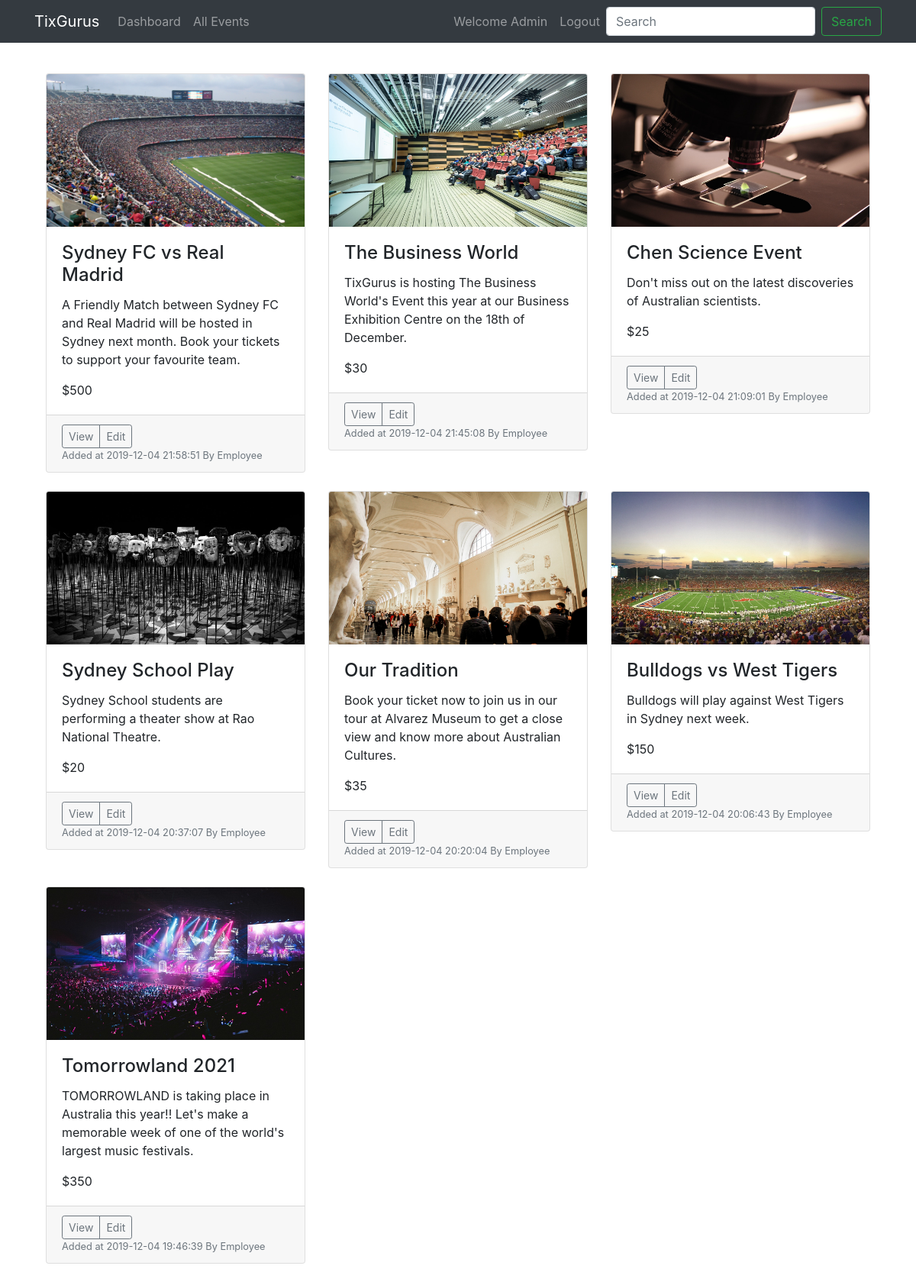
The page /tixgurus/events/index (signed in) on the database its author committed.
### tables this page shows
CREATE TABLE `events` (
  `event_id` int(11) NOT NULL AUTO_INCREMENT,
  `event_title` varchar(100) NOT NULL,
  `event_description` varchar(10000) DEFAULT NULL,
  `event_location` varchar(100) NOT NULL,
  `event_picture` varchar(3000) DEFAULT NULL,
  `event_category` varchar(200) NOT NULL,
  `event_capacity` int(11) NOT NULL,
  `event_date` datetime NOT NULL,
  `supplier_id` int(11) DEFAULT NULL,
  `member_id` int(11) DEFAULT NULL,
  `event_added_at` datetime NOT NULL DEFAULT CURRENT_TIMESTAMP,
  `supplier_name` varchar(255) NOT NULL,
  `event_price` int(255) NOT NULL,
  `seat_map` varchar(255) DEFAULT NULL,
  PRIMARY KEY (`event_id`),
  KEY `supplier_id` (`supplier_id`),
  CONSTRAINT `events_ibfk_1` FOREIGN KEY (`supplier_id`) REFERENCES `suppliers` (`supplier_id`)
);

CREATE TABLE `members` (
  `member_id` int(11) NOT NULL AUTO_INCREMENT,
  `member_name` varchar(50) DEFAULT NULL,
  `member_email` varchar(50) DEFAULT NULL,
  `member_phone` varchar(40) DEFAULT NULL,
  `registration_date` datetime DEFAULT CURRENT_TIMESTAMP,
  `member_dob` date NOT NULL,
  `member_password` varchar(255) NOT NULL,
  `member_type` varchar(255) NOT NULL DEFAULT 'member',
  PRIMARY KEY (`member_id`)
);

### tixgurus/app/controllers/Events.php (called while the page is built, shortened)
<?php
class Events extends Controller {
  public function __construct(){
    $this->eventModel = $this->model('Event');
  }
  public function index(){
    $events = $this->eventModel->getEvents();
    $img = "../img/";
    $data = [
      'events' => $events,
      'img' => $img
    ];
    $this->view('events/index', $data);
  }
}

### tixgurus/app/libraries/Core.php (called while the page is built, shortened)
<?php
  class Core {
    protected $currentMethod = 'index';
    public function __construct(){
      $url = $this->getUrl();
      if(file_exists('../app/controllers/' . ucwords($url[0]). '.php')){
        unset($url[0]);
      }
      $this->currentController = new $this->currentController;
      if(isset($url[1])){
        if(method_exists($this->currentController, $url[1])){
          $this->currentMethod = $url[1];
          unset($url[1]);
        }
      }
      $this->params = $url ? array_values($url) : [];
      call_user_func_array([$this->currentController, $this->currentMethod], $this->params);
    }
    public function getUrl(){
      if(isset($_GET['url'])){
        $url = rtrim($_GET['url'], '/');
        $url = filter_var($url, FILTER_SANITIZE_URL);
        $url = explode('/', $url);
        return $url;
      }
    }
  }

### tixgurus/public/index.php (called while the page is built, shortened)
<?php
  $init = new Core;

### tixgurus/app/libraries/Database.php (called while the page is built, shortened)
<?php
  class Database {
    private $host = DB_HOST;
    private $user = DB_USER;
    private $pass = DB_PASS;
    private $dbname = DB_NAME;
    private $dbh;
    private $stmt;
    public function __construct(){
      $dsn = 'mysql:host=' . $this->host . ';dbname=' . $this->dbname;
      $options = array(
        PDO::ATTR_PERSISTENT => true,
        PDO::ATTR_ERRMODE => PDO::ERRMODE_EXCEPTION
      );
      try{
        $this->dbh = new PDO($dsn, $this->user, $this->pass, $options);
      } catch(PDOException $e){
        $this->error = $e->getMessage();
        echo $this->error;
      }
    }
    public function query($sql){
      $this->stmt = $this->dbh->prepare($sql);
    }
    public function execute(){
      return $this->stmt->execute();
    }
    public function resultSet(){
      $this->execute();
      return $this->stmt->fetchAll(PDO::FETCH_OBJ);
    }
  }

### tixgurus/app/models/Event.php (called while the page is built, shortened)
<?php
class Event{
  private $db;
  public function __construct(){
    $this->db = new Database;
  }
  public function getEvents(){
    $this->db->query('SELECT *,
                      events.event_id as eventId,
                      members.member_id as memberId
                      FROM events
                      INNER JOIN members
                      ON events.member_id = members.member_id
                      ORDER BY events.event_added_at DESC');
    $results = $this->db->resultSet();
    return $results;
      }
}

### tixgurus/app/views/events/index.php (the view, shortened to what this page needs)
<?php require APPROOT . '/views/inc/header.php'; ?>
<div class="container mt-3">
    <div class="row">
        <?php foreach ( $data[ 'events' ] as $event ) : ?>
        <div class="col-md-4 mt-4">
            <div class="card">
              <img class="card-img-top"  src='<?php echo $data['img'] .$event->event_picture   ;?> ' width="285" height="200">
                <div class="card-body">
                    <h4 class="card-title"><?php echo $event->event_title; ?></h4>
                    <p class="card-text"><?php echo $event->event_description; ?></p>
                    <p class="card-text">$<?php echo $event->event_price; ?></p>
                </div>
              <div class="card-footer">
                    <div class="btn-group">
                      <a type="button" href="<?php echo URLROOT ; ?>/events/show/<?php echo $event->eventId ;?>" class="btn btn-sm btn-outline-secondary">View</a> <a type="button" href="<?php echo URLROOT ; ?>/events/edit_event/<?php echo $event->eventId ;?>" class="btn btn-sm btn-outline-secondary">Edit</a>
                    </div>
                <small class="text-muted d-block">Added at <?php echo $event->event_added_at; ?> By <?php echo $event->member_name;?> </small>
              </div>
            </div>
        </div>
        <?php endforeach; ?>
    </div>
    <br>
</div>
<?php require APPROOT . '/views/inc/footer_eh.php'; ?>

### rows shown on the page
events: event_picture (picture), event_title "Sydney FC vs Real Madrid", event_description "A Friendly Match between Sydney FC and Real Madrid will be hosted in Sydney next month. Book your tickets to support your favourite team.", event_price "500", event_added_at "2019-12-04 21:58:51", member.member_name "Employee"
events: event_picture (picture), event_title "The Business World", event_description "TixGurus is hosting The Business World's Event this year at our Business Exhibition Centre on the 18th of December.", event_price "30", event_added_at "2019-12-04 21:45:08", member.member_name "Employee"
events: event_picture (picture), event_title "Chen Science Event", event_description "Don't miss out on the latest discoveries of Australian scientists.", event_price "25", event_added_at "2019-12-04 21:09:01", member.member_name "Employee"
events: event_picture (picture), event_title "Sydney School Play", event_description "Sydney School students are performing a theater show at Rao National Theatre.", event_price "20", event_added_at "2019-12-04 20:37:07", member.member_name "Employee"
events: event_picture (picture), event_title "Our Tradition", event_description "Book your ticket now to join us in our tour at Alvarez Museum to get a close view and know more about Australian Cultures.", event_price "35", event_added_at "2019-12-04 20:20:04", member.member_name "Employee"
events: event_picture (picture), event_title "Bulldogs vs West Tigers", event_description "Bulldogs will play against West Tigers in Sydney next week.", event_price "150", event_added_at "2019-12-04 20:06:43", member.member_name "Employee"
events: event_picture (picture), event_title "Tomorrowland 2021", event_description "TOMORROWLAND is taking place in Australia this year!! Let's make a memorable week of one of the world's largest music festivals.", event_price "350", event_added_at "2019-12-04 19:46:39", member.member_name "Employee"

### other values the page prints
$_SESSION['member_name'] "Admin"
